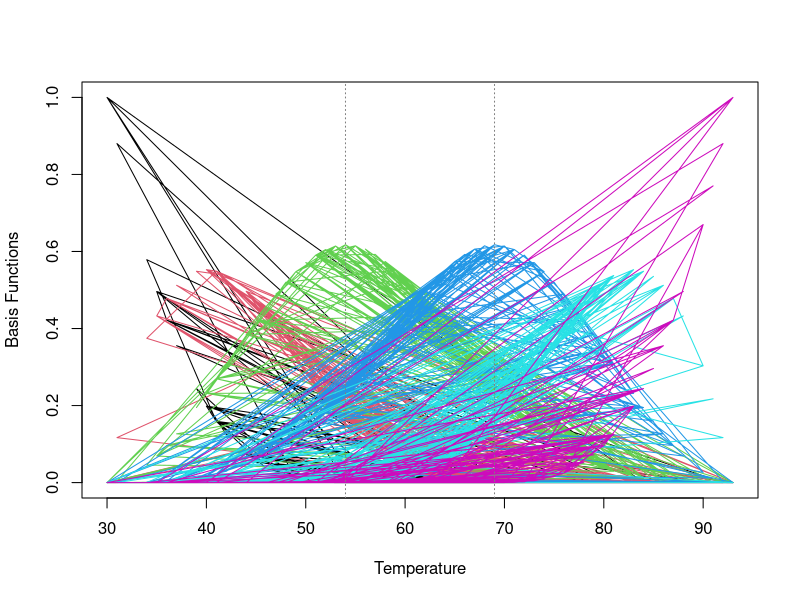
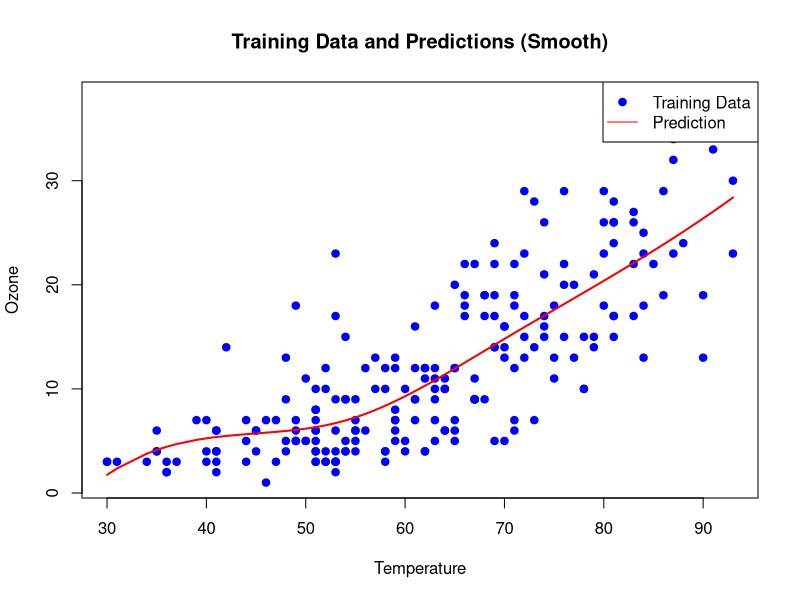
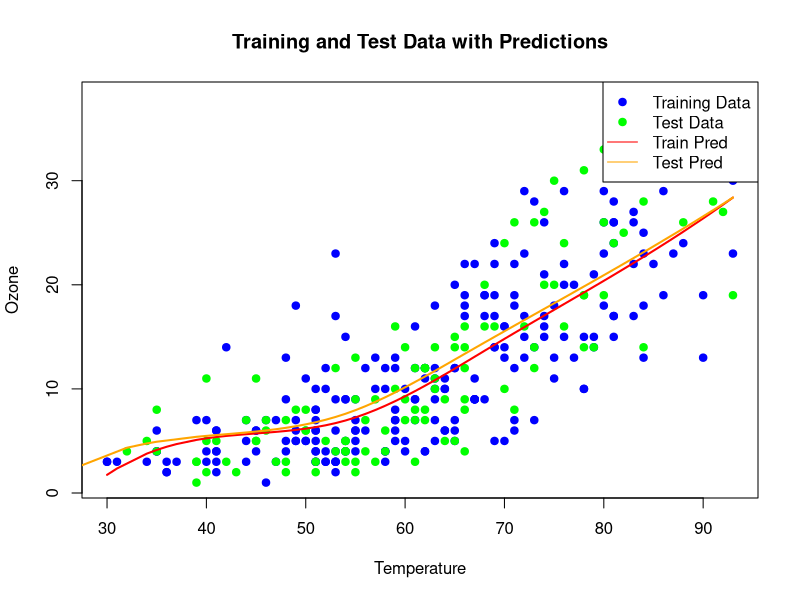
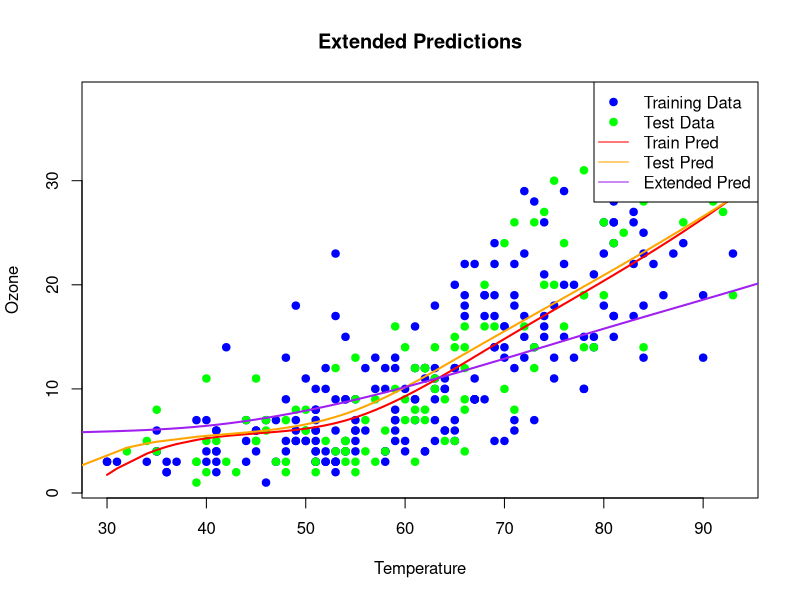
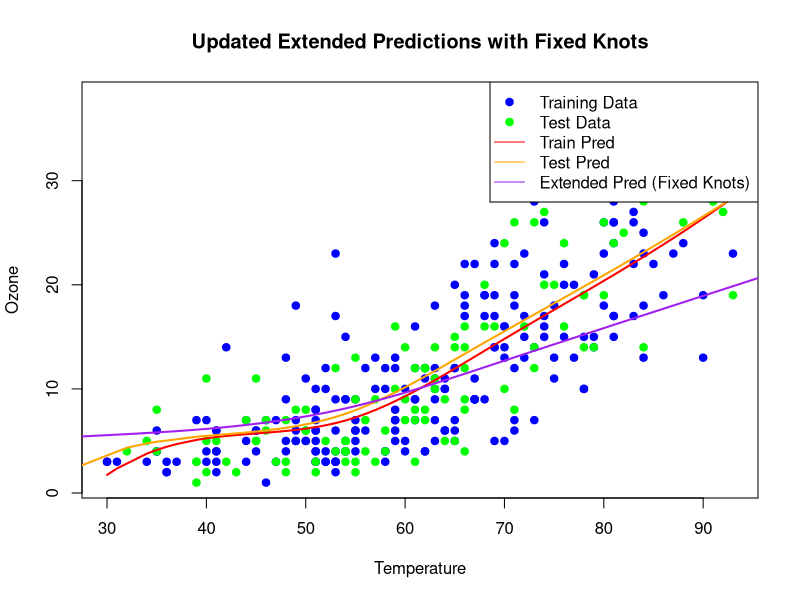
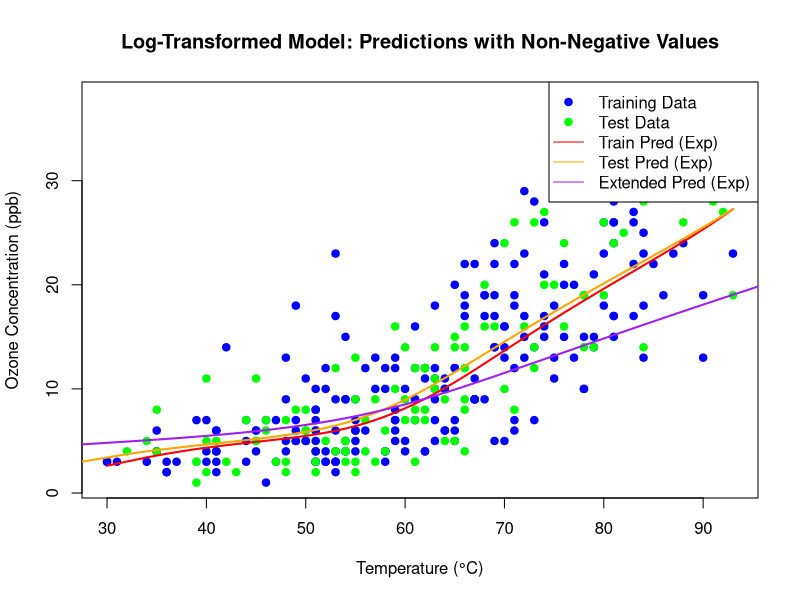

Write the R code that produced these figures, in order.
## ---- chunk 1
# Set global options for all code chunks
knitr::opts_chunk$set(echo = TRUE, warning=FALSE, tidy = TRUE)
library(gclus)
library(ggplot2)
library(splines)
## ---- chunk 2
# Load data
data("ozone", package = "gclus")

# Random seed for reproducibility
set.seed(123)

# Split data into training (2/3) and test (1/3) sets
n <- nrow(ozone)
train_indices <- sample(1:n, size = round(2 * n / 3))
train_data <- ozone[train_indices, ]
test_data <- ozone[-train_indices, ]
## ---- chunk 3
# Spline function
lecturespl <- function(x, knots, order = 4) {
  xquantiles <- quantile(x, probs = seq(0, 1, length.out = knots + 2)[-c(1, knots + 2)])
  X <- bs(x, knots = xquantiles, degree = order - 1, intercept = TRUE)
  list(X = X, x = x, xquantiles = xquantiles)
}

# Construct basis functions for training data
knots <- 2
basis <- lecturespl(train_data$Temp, knots = knots, order = 4)

# Plot the basis functions
plotspl <- function(splobj, ...) {
  matplot(splobj$x, splobj$X, type = "l", lty = 1,
          xlab = "Temperature", ylab = "Basis Functions", ...)
  abline(v = splobj$xquantiles, lty = 3, col = gray(0.5))
}

plotspl(basis)
## ---- chunk 4
# Sort training data by temperature for smooth plotting
train_sorted <- train_data[order(train_data$Temp), ]

# Generate the sorted basis functions
train_basis_sorted <- lecturespl(train_sorted$Temp, knots = knots, order = 4)

# Create a data frame with response variable and basis predictors
train_model_data <- as.data.frame(train_basis_sorted$X)
train_model_data$Ozone <- train_sorted$Ozone

# Fit the model using the basis predictors and Ozone response
model <- lm(Ozone ~ ., data = train_model_data)

# Predict with the sorted basis functions
train_pred_sorted <- predict(model)

# Plot training data and sorted predictions
plot(train_sorted$Temp, train_sorted$Ozone, main = "Training Data and Predictions (Smooth)",
     xlab = "Temperature", ylab = "Ozone", pch = 19, col = "blue")
lines(train_sorted$Temp, train_pred_sorted, col = "red", lwd = 2)
legend("topright", legend = c("Training Data", "Prediction"), col = c("blue", "red"), pch = c(19, NA), lty = c(NA, 1))
## ---- chunk 5
# Sort test data by temperature for smooth plotting
test_sorted <- test_data[order(test_data$Temp), ]

# Generate the sorted basis functions for test data
test_basis_sorted <- lecturespl(test_sorted$Temp, knots = knots, order = 4)

# Create a data frame with sorted test basis functions
test_model_data_sorted <- as.data.frame(test_basis_sorted$X)

# Predict ozone levels for the sorted test data
test_pred_sorted <- predict(model, newdata = test_model_data_sorted)

# Plot training and test data with predictions
plot(train_sorted$Temp, train_sorted$Ozone, col = "blue", pch = 19,
     xlab = "Temperature", ylab = "Ozone", main = "Training and Test Data with Predictions")
points(test_sorted$Temp, test_sorted$Ozone, col = "green", pch = 19)
lines(train_sorted$Temp, train_pred_sorted, col = "red", lwd = 2)
lines(test_sorted$Temp, test_pred_sorted, col = "orange", lwd = 2)
legend("topright", legend = c("Training Data", "Test Data", "Train Pred", "Test Pred"),
       col = c("blue", "green", "red", "orange"), pch = c(19, 19, NA, NA), lty = c(NA, NA, 1, 1))
## ---- chunk 6
# Generate new temperature data
new_temps <- seq(0, 120, length.out = 100)

# Generate the basis functions for the extended range using the training knots
new_basis <- lecturespl(new_temps, knots = knots, order = 4)

# Create a data frame for the new basis functions
new_model_data <- as.data.frame(new_basis$X)

# Predict ozone levels for the extended temperature range
new_preds <- predict(model, newdata = new_model_data)

# Plot the extended predictions along with training and test data
plot(train_sorted$Temp, train_sorted$Ozone, col = "blue", pch = 19,
     xlab = "Temperature", ylab = "Ozone", main = "Extended Predictions")
points(test_sorted$Temp, test_sorted$Ozone, col = "green", pch = 19)
lines(train_sorted$Temp, train_pred_sorted, col = "red", lwd = 2)
lines(test_sorted$Temp, test_pred_sorted, col = "orange", lwd = 2)
lines(new_temps, new_preds, col = "purple", lwd = 2)
legend("topright", legend = c("Training Data", "Test Data", "Train Pred", "Test Pred", "Extended Pred"),
       col = c("blue", "green", "red", "orange", "purple"), pch = c(19, 19, NA, NA, NA), lty = c(NA, NA, 1, 1, 1))
## ---- chunk 7
# Modified lecturespl function to use precomputed training knots
modified_lecturespl <- function(x, train_knots, order = 4) {
  # Create basis functions using precomputed knots from the training data
  X <- bs(x, knots = train_knots, degree = order - 1, intercept = TRUE)
  list(X = X, x = x)
}

# Extract training knots from the training spline basis
train_knots <- attr(basis$X, "knots")  # Save the knots from the training data

# Generate new basis functions for the extended range using training knots
new_basis_fixed <- modified_lecturespl(new_temps, train_knots, order = 4)

# Create a data frame for the updated basis functions
new_model_data_fixed <- as.data.frame(new_basis_fixed$X)

# Predict ozone levels for the extended temperature range using fixed knots
new_preds_fixed <- predict(model, newdata = new_model_data_fixed)

# Visualize the updated results
plot(train_sorted$Temp, train_sorted$Ozone, col = "blue", pch = 19,
     xlab = "Temperature", ylab = "Ozone", main = "Updated Extended Predictions with Fixed Knots")
points(test_sorted$Temp, test_sorted$Ozone, col = "green", pch = 19)
lines(train_sorted$Temp, train_pred_sorted, col = "red", lwd = 2)
lines(test_sorted$Temp, test_pred_sorted, col = "orange", lwd = 2)
lines(new_temps, new_preds_fixed, col = "purple", lwd = 2)
legend("topright", legend = c("Training Data", "Test Data", "Train Pred", "Test Pred", "Extended Pred (Fixed Knots)"),
       col = c("blue", "green", "red", "orange", "purple"), pch = c(19, 19, NA, NA, NA), lty = c(NA, NA, 1, 1, 1))
## ---- chunk 8
# Knots from Task 4
knots_task4 <- attr(new_basis$X, "knots")

# Knots from Task 5
knots_task5 <- train_knots

# Compare the two
all.equal(knots_task4, knots_task5)
print(knots_task4)
print(knots_task5)
## ---- chunk 9
## Task 5: Log-Transformed Response

# Add log-transformed Ozone to the training data
train_model_data <- as.data.frame(train_basis_sorted$X)  # Recreate predictors for training
train_model_data$log_Ozone <- log(train_sorted$Ozone)    # Add log-transformed response

# Fit the model using the log-transformed response
log_model <- lm(log_Ozone ~ ., data = train_model_data)

# Predict for training data and back-transform to the original scale
log_train_pred <- predict(log_model, newdata = train_model_data)
train_pred_exp <- exp(log_train_pred)

# Predict for test data and back-transform to the original scale
test_model_data <- as.data.frame(test_basis_sorted$X)  # Recreate predictors for test
log_test_pred <- predict(log_model, newdata = test_model_data)
test_pred_exp <- exp(log_test_pred)

# Predict for the extended range and back-transform to the original scale
log_new_pred <- predict(log_model, newdata = new_model_data_fixed)
new_pred_exp <- exp(log_new_pred)

# Visualize the results
plot(train_sorted$Temp, train_sorted$Ozone, col = "blue", pch = 19,
     xlab = "Temperature (°C)", ylab = "Ozone Concentration (ppb)", 
     main = "Log-Transformed Model: Predictions with Non-Negative Values")
points(test_sorted$Temp, test_sorted$Ozone, col = "green", pch = 19)
lines(train_sorted$Temp, train_pred_exp, col = "red", lwd = 2)
lines(test_sorted$Temp, test_pred_exp, col = "orange", lwd = 2)
lines(new_temps, new_pred_exp, col = "purple", lwd = 2)
legend("topright", legend = c("Training Data", "Test Data", "Train Pred (Exp)", "Test Pred (Exp)", "Extended Pred (Exp)"),
       col = c("blue", "green", "red", "orange", "purple"), pch = c(19, 19, NA, NA, NA), lty = c(NA, NA, 1, 1, 1))
